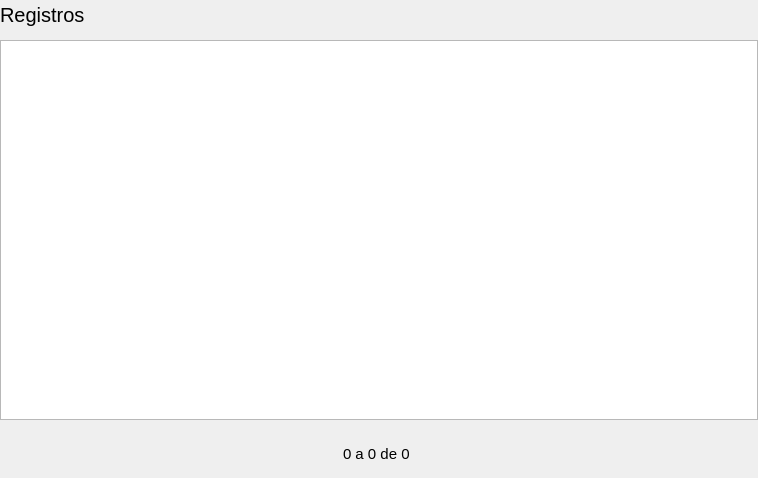
<?xml version="1.0" encoding="UTF-8"?>
<ui version="4.0">
 <class>RegForm</class>
 <widget class="QWidget" name="RegForm">
  <property name="geometry">
   <rect>
    <x>0</x>
    <y>0</y>
    <width>758</width>
    <height>478</height>
   </rect>
  </property>
  <property name="font">
   <font>
    <family>Segoe UI</family>
    <pointsize>11</pointsize>
   </font>
  </property>
  <property name="windowTitle">
   <string>Form</string>
  </property>
  <layout class="QVBoxLayout" name="verticalLayout">
   <property name="spacing">
    <number>10</number>
   </property>
   <property name="leftMargin">
    <number>0</number>
   </property>
   <property name="topMargin">
    <number>0</number>
   </property>
   <property name="rightMargin">
    <number>0</number>
   </property>
   <property name="bottomMargin">
    <number>0</number>
   </property>
   <item>
    <widget class="QWidget" name="widget_2" native="true">
     <property name="styleSheet">
      <string notr="true">QPushButton { background-color: transparent; padding: 5 }</string>
     </property>
     <layout class="QHBoxLayout" name="horizontalLayout_2">
      <property name="spacing">
       <number>2</number>
      </property>
      <property name="leftMargin">
       <number>0</number>
      </property>
      <property name="topMargin">
       <number>0</number>
      </property>
      <property name="rightMargin">
       <number>0</number>
      </property>
      <property name="bottomMargin">
       <number>0</number>
      </property>
      <item>
       <widget class="QLabel" name="label">
        <property name="font">
         <font>
          <pointsize>15</pointsize>
         </font>
        </property>
        <property name="text">
         <string>Registros</string>
        </property>
       </widget>
      </item>
      <item>
       <spacer name="horizontalSpacer_3">
        <property name="orientation">
         <enum>Qt::Horizontal</enum>
        </property>
        <property name="sizeHint" stdset="0">
         <size>
          <width>499</width>
          <height>20</height>
         </size>
        </property>
       </spacer>
      </item>
      <item>
       <widget class="QPushButton" name="btnFilter">
        <property name="toolTip">
         <string>filtrar</string>
        </property>
        <property name="icon">
         <iconset resource="resource.qrc">
          <normaloff>:/root/imgs/light-filter.svg</normaloff>:/root/imgs/light-filter.svg</iconset>
        </property>
        <property name="iconSize">
         <size>
          <width>25</width>
          <height>25</height>
         </size>
        </property>
        <property name="flat">
         <bool>true</bool>
        </property>
       </widget>
      </item>
      <item>
       <widget class="QPushButton" name="btnDelete">
        <property name="toolTip">
         <string>deletar</string>
        </property>
        <property name="icon">
         <iconset resource="resource.qrc">
          <normaloff>:/root/imgs/light-trash.svg</normaloff>:/root/imgs/light-trash.svg</iconset>
        </property>
        <property name="iconSize">
         <size>
          <width>25</width>
          <height>25</height>
         </size>
        </property>
        <property name="flat">
         <bool>true</bool>
        </property>
       </widget>
      </item>
      <item>
       <widget class="QPushButton" name="btnEdit">
        <property name="toolTip">
         <string>editar</string>
        </property>
        <property name="icon">
         <iconset resource="resource.qrc">
          <normaloff>:/root/imgs/light-pen.svg</normaloff>:/root/imgs/light-pen.svg</iconset>
        </property>
        <property name="iconSize">
         <size>
          <width>25</width>
          <height>25</height>
         </size>
        </property>
        <property name="flat">
         <bool>true</bool>
        </property>
       </widget>
      </item>
      <item>
       <widget class="QPushButton" name="btnAdd">
        <property name="toolTip">
         <string>adicionar</string>
        </property>
        <property name="icon">
         <iconset resource="resource.qrc">
          <normaloff>:/root/imgs/light-plus.svg</normaloff>:/root/imgs/light-plus.svg</iconset>
        </property>
        <property name="iconSize">
         <size>
          <width>25</width>
          <height>25</height>
         </size>
        </property>
        <property name="flat">
         <bool>true</bool>
        </property>
       </widget>
      </item>
     </layout>
    </widget>
   </item>
   <item>
    <widget class="QTableWidget" name="tableWidget"/>
   </item>
   <item>
    <widget class="QWidget" name="widget" native="true">
     <property name="styleSheet">
      <string notr="true">QPushButton { background-color: transparent; padding: 5 }</string>
     </property>
     <layout class="QHBoxLayout" name="horizontalLayout">
      <property name="spacing">
       <number>10</number>
      </property>
      <item>
       <spacer name="horizontalSpacer">
        <property name="orientation">
         <enum>Qt::Horizontal</enum>
        </property>
        <property name="sizeHint" stdset="0">
         <size>
          <width>40</width>
          <height>20</height>
         </size>
        </property>
       </spacer>
      </item>
      <item>
       <widget class="QPushButton" name="btnPrev">
        <property name="toolTip">
         <string>voltar</string>
        </property>
        <property name="icon">
         <iconset resource="resource.qrc">
          <normaloff>:/root/imgs/light-left-arrow.svg</normaloff>:/root/imgs/light-left-arrow.svg</iconset>
        </property>
        <property name="iconSize">
         <size>
          <width>25</width>
          <height>25</height>
         </size>
        </property>
        <property name="flat">
         <bool>true</bool>
        </property>
       </widget>
      </item>
      <item>
       <widget class="QLabel" name="label_2">
        <property name="text">
         <string>0 a 0 de 0</string>
        </property>
       </widget>
      </item>
      <item>
       <widget class="QPushButton" name="btnNext">
        <property name="toolTip">
         <string>avançar</string>
        </property>
        <property name="icon">
         <iconset resource="resource.qrc">
          <normaloff>:/root/imgs/light-right-arrow.svg</normaloff>:/root/imgs/light-right-arrow.svg</iconset>
        </property>
        <property name="iconSize">
         <size>
          <width>25</width>
          <height>25</height>
         </size>
        </property>
        <property name="flat">
         <bool>true</bool>
        </property>
       </widget>
      </item>
      <item>
       <spacer name="horizontalSpacer_2">
        <property name="orientation">
         <enum>Qt::Horizontal</enum>
        </property>
        <property name="sizeHint" stdset="0">
         <size>
          <width>277</width>
          <height>20</height>
         </size>
        </property>
       </spacer>
      </item>
     </layout>
    </widget>
   </item>
  </layout>
 </widget>
 <resources>
  <include location="resource.qrc"/>
 </resources>
 <connections/>
</ui>
